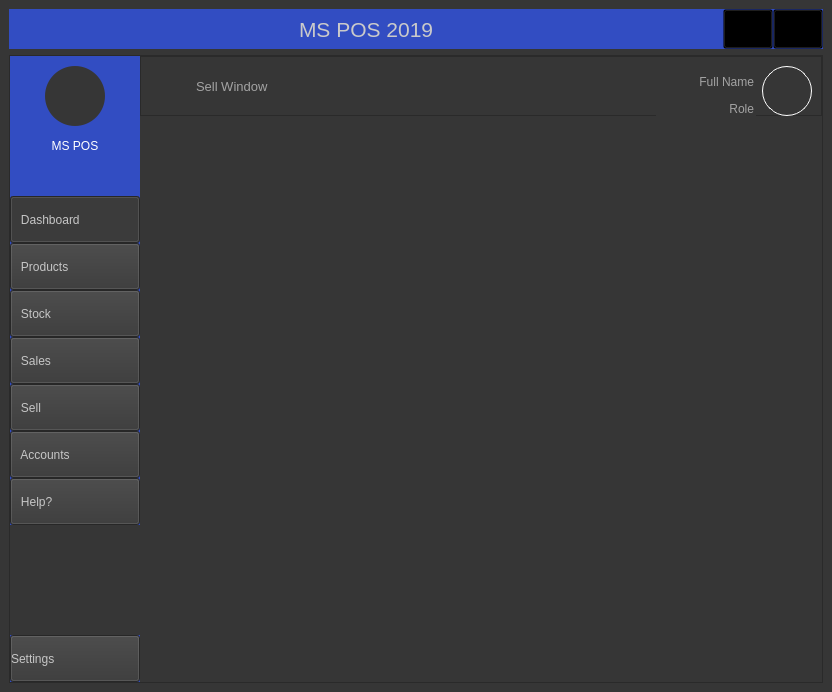
<?xml version="1.0" encoding="UTF-8"?>
<ui version="4.0">
 <class>MainWindowForm</class>
 <widget class="QMainWindow" name="MainWindowForm">
  <property name="geometry">
   <rect>
    <x>0</x>
    <y>0</y>
    <width>832</width>
    <height>692</height>
   </rect>
  </property>
  <property name="windowTitle">
   <string>MainWindow</string>
  </property>
  <property name="styleSheet">
   <string notr="true">*{
font-size:12px Arial;
margin:0px;
padding:0px;
background-color:rgb(54,54,54);
}
QWidget#TopBar{
background-color:rgb(50, 77, 194);
color:white;
}
QPushButton#CloseBtn{
background-color:Transparent;
image: url(:/icons/icons/close_x_48px_white.png);
}
QPushButton#CloseBtn:hover{
background-color:#ff0814;
}
QPushButton#MinimizeBtn{
background-color:Transparent;
	image: url(:/icons/icons/minimize_48px_white.png);
}
QPushButton#MinimizeBtn:hover{
background-color:#00b3ff;
}
QLabel#TitleLabel{
font: 16pt ;
color: rgb(202, 202, 202);
background-color:Transparent
}</string>
  </property>
  <widget class="QWidget" name="centralwidget">
   <layout class="QVBoxLayout" name="verticalLayout">
    <item>
     <widget class="QWidget" name="TopBar" native="true">
      <property name="minimumSize">
       <size>
        <width>0</width>
        <height>40</height>
       </size>
      </property>
      <property name="maximumSize">
       <size>
        <width>16777215</width>
        <height>40</height>
       </size>
      </property>
      <layout class="QHBoxLayout" name="horizontalLayout_3">
       <property name="spacing">
        <number>0</number>
       </property>
       <property name="leftMargin">
        <number>0</number>
       </property>
       <property name="topMargin">
        <number>0</number>
       </property>
       <property name="rightMargin">
        <number>0</number>
       </property>
       <property name="bottomMargin">
        <number>0</number>
       </property>
       <item>
        <spacer name="horizontalSpacer">
         <property name="orientation">
          <enum>Qt::Horizontal</enum>
         </property>
         <property name="sizeHint" stdset="0">
          <size>
           <width>229</width>
           <height>20</height>
          </size>
         </property>
        </spacer>
       </item>
       <item>
        <widget class="QLabel" name="TitleLabel">
         <property name="text">
          <string>MS POS 2019</string>
         </property>
        </widget>
       </item>
       <item>
        <spacer name="horizontalSpacer_2">
         <property name="orientation">
          <enum>Qt::Horizontal</enum>
         </property>
         <property name="sizeHint" stdset="0">
          <size>
           <width>228</width>
           <height>20</height>
          </size>
         </property>
        </spacer>
       </item>
       <item>
        <widget class="QPushButton" name="MinimizeBtn">
         <property name="minimumSize">
          <size>
           <width>50</width>
           <height>40</height>
          </size>
         </property>
         <property name="text">
          <string/>
         </property>
        </widget>
       </item>
       <item>
        <widget class="QPushButton" name="CloseBtn">
         <property name="minimumSize">
          <size>
           <width>50</width>
           <height>40</height>
          </size>
         </property>
         <property name="text">
          <string/>
         </property>
        </widget>
       </item>
      </layout>
     </widget>
    </item>
    <item>
     <widget class="QFrame" name="frame">
      <property name="styleSheet">
       <string notr="true">QWidget#LeftMenu{
background-color:rgb(50, 77, 194);
}</string>
      </property>
      <property name="frameShape">
       <enum>QFrame::StyledPanel</enum>
      </property>
      <property name="frameShadow">
       <enum>QFrame::Raised</enum>
      </property>
      <layout class="QHBoxLayout" name="horizontalLayout_2">
       <property name="spacing">
        <number>0</number>
       </property>
       <property name="leftMargin">
        <number>0</number>
       </property>
       <property name="topMargin">
        <number>0</number>
       </property>
       <property name="rightMargin">
        <number>0</number>
       </property>
       <property name="bottomMargin">
        <number>0</number>
       </property>
       <item>
        <layout class="QHBoxLayout" name="horizontalLayout">
         <item>
          <widget class="QWidget" name="LeftMenu" native="true">
           <property name="minimumSize">
            <size>
             <width>130</width>
             <height>0</height>
            </size>
           </property>
           <property name="maximumSize">
            <size>
             <width>130</width>
             <height>16777215</height>
            </size>
           </property>
           <property name="styleSheet">
            <string notr="true">QLabel{
background-color:Transparent;
color:white
}
QPushButton{
color: rgb(198, 198, 198);
text-align:left;
}
QPushButton:hover{
background-color:#c1c1c1;
color:rgb(50, 77, 194);
}
QPushButton#LOGOLABEL{
background-color:rgb(54,54,54);
border-radius:30px;
}
</string>
           </property>
           <layout class="QVBoxLayout" name="verticalLayout_5">
            <property name="spacing">
             <number>0</number>
            </property>
            <property name="leftMargin">
             <number>0</number>
            </property>
            <property name="topMargin">
             <number>0</number>
            </property>
            <property name="rightMargin">
             <number>0</number>
            </property>
            <property name="bottomMargin">
             <number>0</number>
            </property>
            <item>
             <layout class="QVBoxLayout" name="verticalLayout_4">
              <item>
               <layout class="QHBoxLayout" name="horizontalLayout_5">
                <property name="topMargin">
                 <number>10</number>
                </property>
                <item>
                 <spacer name="horizontalSpacer_4">
                  <property name="orientation">
                   <enum>Qt::Horizontal</enum>
                  </property>
                  <property name="sizeHint" stdset="0">
                   <size>
                    <width>40</width>
                    <height>20</height>
                   </size>
                  </property>
                 </spacer>
                </item>
                <item>
                 <widget class="QPushButton" name="LOGOLABEL">
                  <property name="minimumSize">
                   <size>
                    <width>60</width>
                    <height>60</height>
                   </size>
                  </property>
                  <property name="maximumSize">
                   <size>
                    <width>60</width>
                    <height>60</height>
                   </size>
                  </property>
                  <property name="text">
                   <string/>
                  </property>
                  <property name="iconSize">
                   <size>
                    <width>50</width>
                    <height>50</height>
                   </size>
                  </property>
                 </widget>
                </item>
                <item>
                 <spacer name="horizontalSpacer_5">
                  <property name="orientation">
                   <enum>Qt::Horizontal</enum>
                  </property>
                  <property name="sizeHint" stdset="0">
                   <size>
                    <width>40</width>
                    <height>20</height>
                   </size>
                  </property>
                 </spacer>
                </item>
               </layout>
              </item>
              <item>
               <widget class="QLabel" name="TextLogo">
                <property name="maximumSize">
                 <size>
                  <width>16777215</width>
                  <height>50</height>
                 </size>
                </property>
                <property name="text">
                 <string>MS POS</string>
                </property>
                <property name="alignment">
                 <set>Qt::AlignCenter</set>
                </property>
               </widget>
              </item>
             </layout>
            </item>
            <item>
             <widget class="QLabel" name="label_4">
              <property name="minimumSize">
               <size>
                <width>0</width>
                <height>30</height>
               </size>
              </property>
              <property name="maximumSize">
               <size>
                <width>16777215</width>
                <height>30</height>
               </size>
              </property>
              <property name="text">
               <string/>
              </property>
             </widget>
            </item>
            <item>
             <widget class="QPushButton" name="HomeBtn">
              <property name="minimumSize">
               <size>
                <width>0</width>
                <height>47</height>
               </size>
              </property>
              <property name="styleSheet">
               <string notr="true"/>
              </property>
              <property name="text">
               <string>   Dashboard</string>
              </property>
              <property name="icon">
               <iconset>
                <normaloff>:/icons/icons/home_48px_grey.png</normaloff>:/icons/icons/home_48px_grey.png</iconset>
              </property>
              <property name="iconSize">
               <size>
                <width>32</width>
                <height>32</height>
               </size>
              </property>
              <property name="checkable">
               <bool>true</bool>
              </property>
              <property name="checked">
               <bool>true</bool>
              </property>
             </widget>
            </item>
            <item>
             <widget class="QPushButton" name="ProductsMenu">
              <property name="minimumSize">
               <size>
                <width>0</width>
                <height>47</height>
               </size>
              </property>
              <property name="text">
               <string>   Products</string>
              </property>
              <property name="icon">
               <iconset>
                <normaloff>:/icons/icons/product_60px_grey.png</normaloff>:/icons/icons/product_60px_grey.png</iconset>
              </property>
              <property name="iconSize">
               <size>
                <width>32</width>
                <height>32</height>
               </size>
              </property>
              <property name="checkable">
               <bool>true</bool>
              </property>
             </widget>
            </item>
            <item>
             <widget class="QPushButton" name="StockMenu">
              <property name="minimumSize">
               <size>
                <width>0</width>
                <height>47</height>
               </size>
              </property>
              <property name="text">
               <string>   Stock</string>
              </property>
              <property name="icon">
               <iconset>
                <normaloff>:/icons/icons/move_by_trolley_52px_grey.png</normaloff>:/icons/icons/move_by_trolley_52px_grey.png</iconset>
              </property>
              <property name="iconSize">
               <size>
                <width>32</width>
                <height>32</height>
               </size>
              </property>
              <property name="checkable">
               <bool>true</bool>
              </property>
             </widget>
            </item>
            <item>
             <widget class="QPushButton" name="SalesMenu">
              <property name="minimumSize">
               <size>
                <width>0</width>
                <height>47</height>
               </size>
              </property>
              <property name="text">
               <string>   Sales</string>
              </property>
              <property name="icon">
               <iconset>
                <normaloff>:/icons/icons/sales_60px_grey.png</normaloff>:/icons/icons/sales_60px_grey.png</iconset>
              </property>
              <property name="iconSize">
               <size>
                <width>32</width>
                <height>32</height>
               </size>
              </property>
              <property name="checkable">
               <bool>true</bool>
              </property>
             </widget>
            </item>
            <item>
             <widget class="QPushButton" name="SellMenu">
              <property name="minimumSize">
               <size>
                <width>0</width>
                <height>47</height>
               </size>
              </property>
              <property name="text">
               <string>   Sell</string>
              </property>
              <property name="icon">
               <iconset>
                <normaloff>:/icons/icons/icons8_sell_52px.png</normaloff>:/icons/icons/icons8_sell_52px.png</iconset>
              </property>
              <property name="iconSize">
               <size>
                <width>32</width>
                <height>32</height>
               </size>
              </property>
              <property name="checkable">
               <bool>true</bool>
              </property>
             </widget>
            </item>
            <item>
             <widget class="QPushButton" name="AccountsMenu">
              <property name="minimumSize">
               <size>
                <width>0</width>
                <height>47</height>
               </size>
              </property>
              <property name="text">
               <string>   Accounts</string>
              </property>
              <property name="icon">
               <iconset>
                <normaloff>:/icons/icons/user_menu_64px_grey.png</normaloff>:/icons/icons/user_menu_64px_grey.png</iconset>
              </property>
              <property name="iconSize">
               <size>
                <width>32</width>
                <height>32</height>
               </size>
              </property>
              <property name="checkable">
               <bool>true</bool>
              </property>
             </widget>
            </item>
            <item>
             <widget class="QPushButton" name="HelpMenu">
              <property name="minimumSize">
               <size>
                <width>0</width>
                <height>47</height>
               </size>
              </property>
              <property name="text">
               <string>   Help?</string>
              </property>
              <property name="icon">
               <iconset>
                <normaloff>:/icons/icons/help_64px_grey.png</normaloff>:/icons/icons/help_64px_grey.png</iconset>
              </property>
              <property name="iconSize">
               <size>
                <width>32</width>
                <height>32</height>
               </size>
              </property>
              <property name="checkable">
               <bool>true</bool>
              </property>
             </widget>
            </item>
            <item>
             <widget class="QWidget" name="widget" native="true"/>
            </item>
            <item>
             <widget class="QPushButton" name="SettingsMenu">
              <property name="minimumSize">
               <size>
                <width>0</width>
                <height>47</height>
               </size>
              </property>
              <property name="text">
               <string>Settings</string>
              </property>
              <property name="icon">
               <iconset>
                <normaloff>:/icons/icons/settings_100px_grey.png</normaloff>:/icons/icons/settings_100px_grey.png</iconset>
              </property>
              <property name="iconSize">
               <size>
                <width>32</width>
                <height>32</height>
               </size>
              </property>
              <property name="checkable">
               <bool>true</bool>
              </property>
             </widget>
            </item>
           </layout>
          </widget>
         </item>
         <item>
          <layout class="QVBoxLayout" name="verticalLayout_2">
           <item>
            <widget class="QFrame" name="frame_2">
             <property name="minimumSize">
              <size>
               <width>0</width>
               <height>60</height>
              </size>
             </property>
             <property name="maximumSize">
              <size>
               <width>16777215</width>
               <height>60</height>
              </size>
             </property>
             <property name="styleSheet">
              <string notr="true">*{color:rgb(163, 163, 163);}
QPushButton#MenuToggle{
background-color:Transparent;
padding:1px;
border-radius:19;
}
QPushButton#MenuToggle:hover{
background-color:orange;
border-radius:19px;
}
QLabel#TitleWindow{
color: rgb(163, 163, 163);
font-size:13px;
min-height:30px
}
QPushButton#UserPicture{
border:1px solid white;
border-radius:25;
}
QLabel#FullNameLabel{
text-align:right;}
QLabel#RoleLabel{
text-align:right;}</string>
             </property>
             <property name="frameShape">
              <enum>QFrame::StyledPanel</enum>
             </property>
             <property name="frameShadow">
              <enum>QFrame::Raised</enum>
             </property>
             <layout class="QHBoxLayout" name="horizontalLayout_4">
              <item>
               <widget class="QPushButton" name="MenuToggle">
                <property name="minimumSize">
                 <size>
                  <width>40</width>
                  <height>40</height>
                 </size>
                </property>
                <property name="maximumSize">
                 <size>
                  <width>40</width>
                  <height>40</height>
                 </size>
                </property>
                <property name="text">
                 <string/>
                </property>
               </widget>
              </item>
              <item>
               <widget class="QLabel" name="TitleWindow">
                <property name="text">
                 <string>Sell Window</string>
                </property>
               </widget>
              </item>
              <item>
               <spacer name="horizontalSpacer_3">
                <property name="orientation">
                 <enum>Qt::Horizontal</enum>
                </property>
                <property name="sizeHint" stdset="0">
                 <size>
                  <width>243</width>
                  <height>20</height>
                 </size>
                </property>
               </spacer>
              </item>
              <item>
               <widget class="QWidget" name="widget_2" native="true">
                <property name="minimumSize">
                 <size>
                  <width>100</width>
                  <height>57</height>
                 </size>
                </property>
                <layout class="QVBoxLayout" name="verticalLayout_3">
                 <property name="spacing">
                  <number>1</number>
                 </property>
                 <property name="leftMargin">
                  <number>2</number>
                 </property>
                 <property name="topMargin">
                  <number>1</number>
                 </property>
                 <property name="rightMargin">
                  <number>2</number>
                 </property>
                 <property name="bottomMargin">
                  <number>1</number>
                 </property>
                 <item>
                  <widget class="QLabel" name="FullNameLabel">
                   <property name="minimumSize">
                    <size>
                     <width>0</width>
                     <height>30</height>
                    </size>
                   </property>
                   <property name="text">
                    <string>Full Name</string>
                   </property>
                   <property name="alignment">
                    <set>Qt::AlignRight|Qt::AlignTrailing|Qt::AlignVCenter</set>
                   </property>
                  </widget>
                 </item>
                 <item>
                  <widget class="QLabel" name="RoleLabel">
                   <property name="minimumSize">
                    <size>
                     <width>0</width>
                     <height>26</height>
                    </size>
                   </property>
                   <property name="text">
                    <string>Role</string>
                   </property>
                   <property name="alignment">
                    <set>Qt::AlignRight|Qt::AlignTrailing|Qt::AlignVCenter</set>
                   </property>
                  </widget>
                 </item>
                </layout>
               </widget>
              </item>
              <item>
               <widget class="QPushButton" name="UserPicture">
                <property name="minimumSize">
                 <size>
                  <width>50</width>
                  <height>50</height>
                 </size>
                </property>
                <property name="maximumSize">
                 <size>
                  <width>50</width>
                  <height>50</height>
                 </size>
                </property>
                <property name="text">
                 <string/>
                </property>
                <property name="iconSize">
                 <size>
                  <width>45</width>
                  <height>45</height>
                 </size>
                </property>
               </widget>
              </item>
             </layout>
            </widget>
           </item>
           <item>
            <widget class="QWidget" name="BodyWidget" native="true">
             <layout class="QHBoxLayout" name="bodylayout"/>
            </widget>
           </item>
          </layout>
         </item>
        </layout>
       </item>
      </layout>
     </widget>
    </item>
   </layout>
  </widget>
 </widget>
 <resources>
  <include location="main.qrc"/>
 </resources>
 <connections>
  <connection>
   <sender>HomeBtn</sender>
   <signal>clicked()</signal>
   <receiver>MainWindowForm</receiver>
   <slot>OpenDashboard()</slot>
   <hints>
    <hint type="sourcelabel">
     <x>72</x>
     <y>187</y>
    </hint>
    <hint type="destinationlabel">
     <x>-4</x>
     <y>185</y>
    </hint>
   </hints>
  </connection>
  <connection>
   <sender>ProductsMenu</sender>
   <signal>clicked()</signal>
   <receiver>MainWindowForm</receiver>
   <slot>OpenProducts()</slot>
   <hints>
    <hint type="sourcelabel">
     <x>62</x>
     <y>237</y>
    </hint>
    <hint type="destinationlabel">
     <x>-2</x>
     <y>245</y>
    </hint>
   </hints>
  </connection>
  <connection>
   <sender>StockMenu</sender>
   <signal>clicked()</signal>
   <receiver>MainWindowForm</receiver>
   <slot>OpenStock()</slot>
   <hints>
    <hint type="sourcelabel">
     <x>65</x>
     <y>285</y>
    </hint>
    <hint type="destinationlabel">
     <x>-8</x>
     <y>302</y>
    </hint>
   </hints>
  </connection>
  <connection>
   <sender>SalesMenu</sender>
   <signal>clicked()</signal>
   <receiver>MainWindowForm</receiver>
   <slot>OpenSales()</slot>
   <hints>
    <hint type="sourcelabel">
     <x>92</x>
     <y>335</y>
    </hint>
    <hint type="destinationlabel">
     <x>-4</x>
     <y>337</y>
    </hint>
   </hints>
  </connection>
  <connection>
   <sender>SellMenu</sender>
   <signal>clicked()</signal>
   <receiver>MainWindowForm</receiver>
   <slot>OpenSell()</slot>
   <hints>
    <hint type="sourcelabel">
     <x>74</x>
     <y>375</y>
    </hint>
    <hint type="destinationlabel">
     <x>-4</x>
     <y>389</y>
    </hint>
   </hints>
  </connection>
  <connection>
   <sender>AccountsMenu</sender>
   <signal>clicked()</signal>
   <receiver>MainWindowForm</receiver>
   <slot>OpenAccounts()</slot>
   <hints>
    <hint type="sourcelabel">
     <x>78</x>
     <y>417</y>
    </hint>
    <hint type="destinationlabel">
     <x>-4</x>
     <y>439</y>
    </hint>
   </hints>
  </connection>
  <connection>
   <sender>HelpMenu</sender>
   <signal>clicked()</signal>
   <receiver>MainWindowForm</receiver>
   <slot>OpenHelp()</slot>
   <hints>
    <hint type="sourcelabel">
     <x>97</x>
     <y>472</y>
    </hint>
    <hint type="destinationlabel">
     <x>-9</x>
     <y>501</y>
    </hint>
   </hints>
  </connection>
  <connection>
   <sender>SettingsMenu</sender>
   <signal>clicked()</signal>
   <receiver>MainWindowForm</receiver>
   <slot>OpenSettings()</slot>
   <hints>
    <hint type="sourcelabel">
     <x>87</x>
     <y>648</y>
    </hint>
    <hint type="destinationlabel">
     <x>-14</x>
     <y>639</y>
    </hint>
   </hints>
  </connection>
  <connection>
   <sender>CloseBtn</sender>
   <signal>clicked()</signal>
   <receiver>MainWindowForm</receiver>
   <slot>CloseWindow()</slot>
   <hints>
    <hint type="sourcelabel">
     <x>799</x>
     <y>28</y>
    </hint>
    <hint type="destinationlabel">
     <x>792</x>
     <y>-19</y>
    </hint>
   </hints>
  </connection>
  <connection>
   <sender>MinimizeBtn</sender>
   <signal>clicked()</signal>
   <receiver>MainWindowForm</receiver>
   <slot>showMinimized()</slot>
   <hints>
    <hint type="sourcelabel">
     <x>749</x>
     <y>29</y>
    </hint>
    <hint type="destinationlabel">
     <x>814</x>
     <y>-20</y>
    </hint>
   </hints>
  </connection>
  <connection>
   <sender>MenuToggle</sender>
   <signal>clicked()</signal>
   <receiver>MainWindowForm</receiver>
   <slot>ToggleMenu()</slot>
   <hints>
    <hint type="sourcelabel">
     <x>166</x>
     <y>85</y>
    </hint>
    <hint type="destinationlabel">
     <x>-12</x>
     <y>18</y>
    </hint>
   </hints>
  </connection>
 </connections>
 <slots>
  <slot>OpenDashboard()</slot>
  <slot>OpenProducts()</slot>
  <slot>OpenStock()</slot>
  <slot>OpenSales()</slot>
  <slot>OpenSell()</slot>
  <slot>OpenAccounts()</slot>
  <slot>OpenHelp()</slot>
  <slot>OpenSettings()</slot>
  <slot>ToggleMenu()</slot>
  <slot>MinimizeWindow()</slot>
  <slot>CloseWindow()</slot>
 </slots>
</ui>
